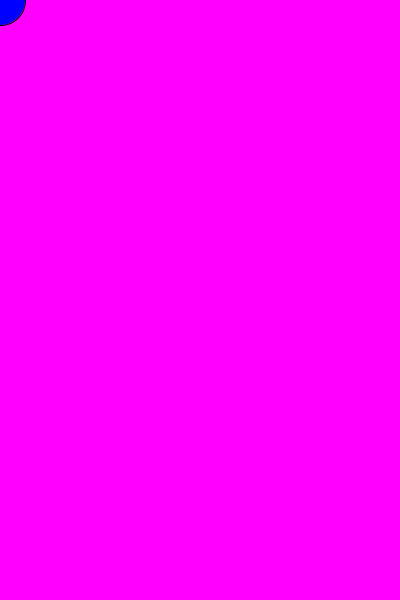
Frame 1 (no input)
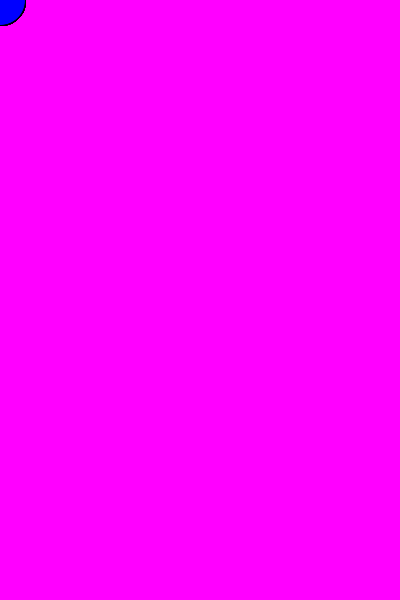
Frame 60 (the mouse pressed at the canvas centre just before this capture)
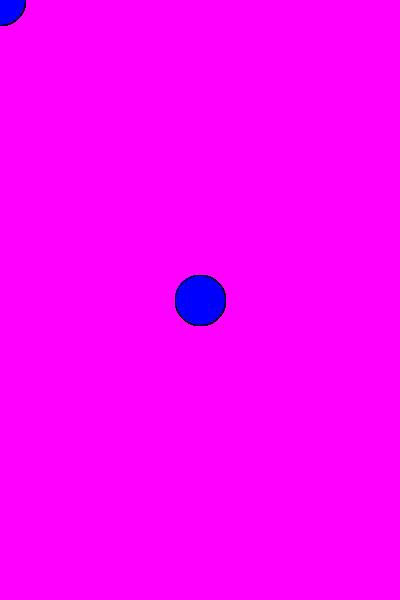
Frame 120 (the mouse held since frame 60 and released just before this capture)

The Processing sketch that drew these frames (run headless with seeded random() and noise(); from frame 60 on, the mouse is pressed at the canvas centre):

// Processing sketch: processing_48475
// ── processing_48475.pde

void setup()
{
  size(400, 600);
  background(255, 0, 255);
  smooth();
}

void draw()
{
  fill( 0, 0, 255);
  ellipse(mouseX, mouseY, 50, 50 );
}
